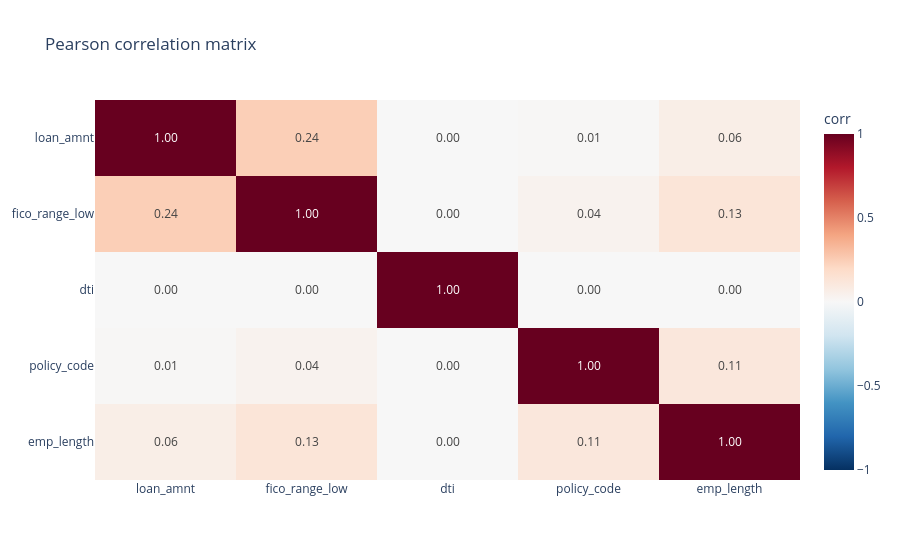

The code cell stored with this chart in its notebook:
### Code cell
import plotly.express as px

def show_correlation_matrix(df: pd.DataFrame, method: str = "pearson") -> pd.DataFrame:
    """Compute and display the correlation matrix between the numeric variables of a cuDF DataFrame."""
    numeric_df : pd.DataFrame = df.select_dtypes(include="number")
    corr = numeric_df.corr(method=method)  # computed on GPU, returns a cuDF DataFrame

    fig = px.imshow(
        corr.to_pandas(),                      # plotly needs host data
        text_auto=".2f",                       # annotate each cell
        zmin=-1, zmax=1,
        color_continuous_scale="RdBu_r",       # red = positive, blue = negative
        title=f"{method.capitalize()} correlation matrix",
        aspect="auto",
    )
    fig.update_layout(coloraxis_colorbar=dict(title="corr"))
    fig.show()

    return corr

show_correlation_matrix(rej_df.dropna())

### Figure 1 — Plotly figure (JSON) as saved in the notebook; plotly's stock layout.template omitted (floating-point values rounded to 4 significant figures)
{"data": [{"coloraxis": "coloraxis", "hovertemplate": "x: %{x}<br>y: %{y}<br>color: %{z}<extra></extra>", "name": "0", "texttemplate": "%{z:.2f}", "type": "heatmap", "x": ["loan_amnt", "fico_range_low", "dti", "policy_code", "emp_length"], "xaxis": "x", "y": ["loan_amnt", "fico_range_low", "dti", "policy_code", "emp_length"], "yaxis": "y", "z": [[1.0, 0.245, 0.001229, 0.0087, 0.06459], [0.245, 1.0, -0.001734, 0.03685, 0.1278], [0.001229, -0.001734, 1.0, -0.0002808, -0.001913], [0.0087, 0.03685, -0.0002808, 1.0, 0.1109], [0.06459, 0.1278, -0.001913, 0.1109, 1.0]]}], "layout": {"coloraxis": {"autocolorscale": false, "cmax": 1, "cmin": -1, "colorbar": {"title": {"text": "corr"}}, "colorscale": [[0, "rgb(5,48,97)"], [0.1, "rgb(33,102,172)"], [0.2, "rgb(67,147,195)"], [0.3, "rgb(146,197,222)"], [0.4, "rgb(209,229,240)"], [0.5, "rgb(247,247,247)"], [0.6, "rgb(253,219,199)"], [0.7, "rgb(244,165,130)"], [0.8, "rgb(214,96,77)"], [0.9, "rgb(178,24,43)"], [1, "rgb(103,0,31)"]]}, "title": {"text": "Pearson correlation matrix"}, "xaxis": {"anchor": "y", "domain": [0, 1]}, "yaxis": {"anchor": "x", "autorange": "reversed", "domain": [0, 1]}}}
